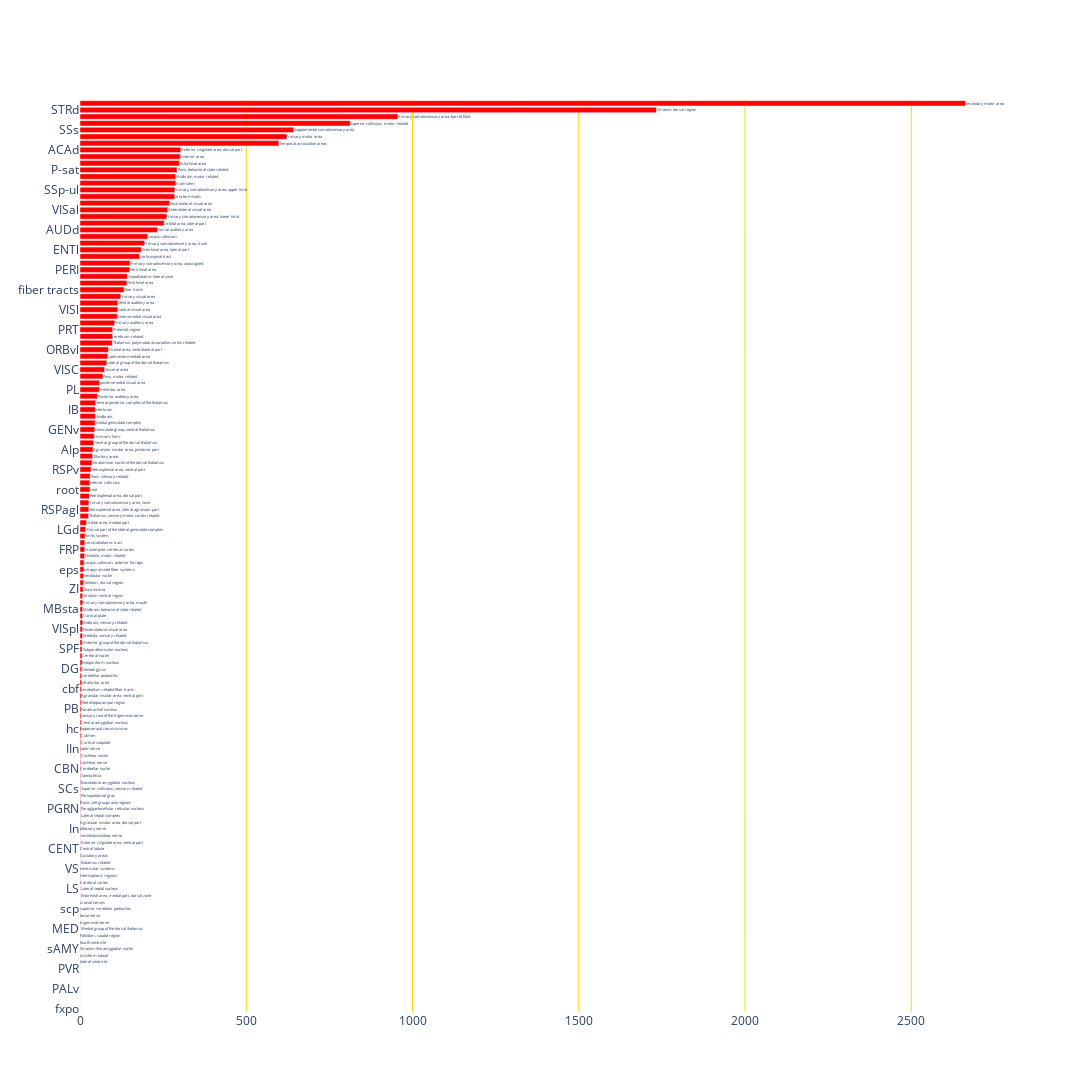

Notebook code for this chart:
### Code cell
plot_hist(result,'AL211_parent')

### Figure 1 — Plotly figure (JSON) as saved in the notebook; plotly's stock layout.template omitted (floating-point values rounded to 4 significant figures; data arrays with more than 128 entries replaced by an {"elided": "..."} marker saying what was removed)
{"data": [{"hovertemplate": "<i>%{x}</i>, <b>%{text}</b>", "marker": {"color": "red"}, "name": "", "orientation": "h", "text": {"elided": "137 str values"}, "type": "bar", "x": {"elided": "137 float values"}, "y": {"elided": "137 str values"}}], "layout": {"height": 1500, "paper_bgcolor": "rgba(0, 0, 0, 0)", "plot_bgcolor": "rgba(0, 0, 0, 0)", "showlegend": false, "width": 2000, "xaxis": {"autorange": true, "gridcolor": "gold", "range": [0, 2803.0], "type": "linear"}, "yaxis": {"autorange": true, "categoryorder": "trace", "range": [-0.5, 136.5], "type": "category"}}}
